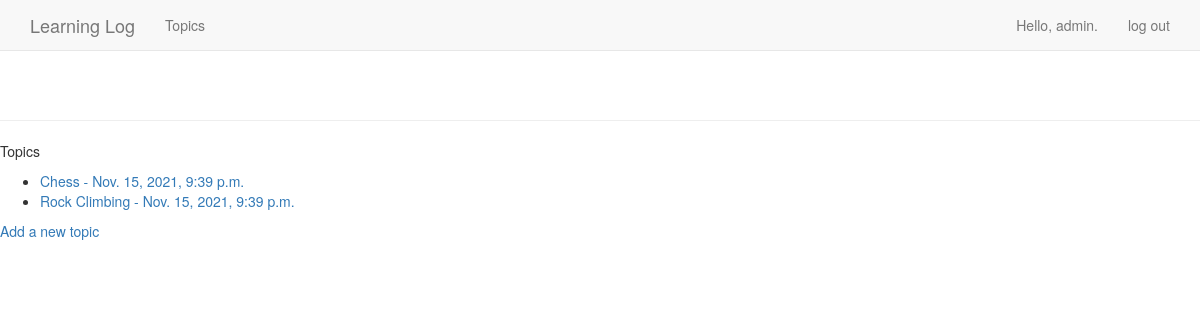
Page /topics (signed in) on the earlier database version.
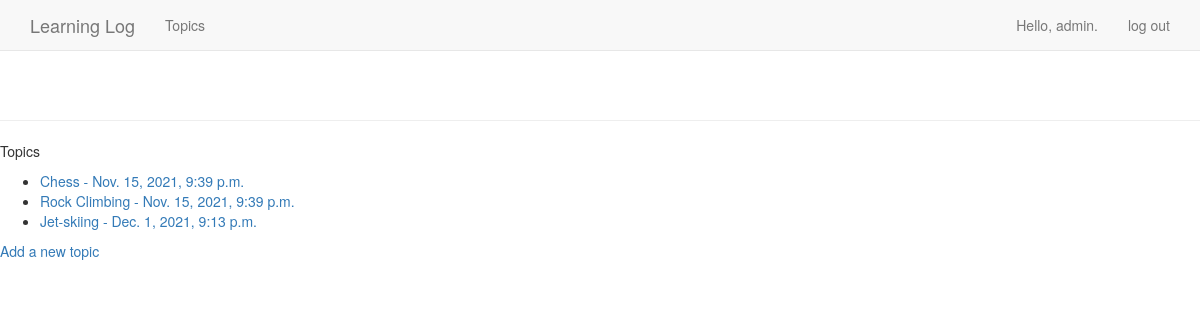
Same page on the later database version.
### MainApp/models.py (models this page shows)
class Topic(models.Model):
    text = models.CharField(max_length=200)
    date_added = models.DateTimeField(auto_now_add=True)
    owner = models.ForeignKey(User, on_delete=models.CASCADE)
    def __str__(self):
        return self.text

### MainApp/views.py (the view)
# urls.py: path('topics', views.topics,name='topics'),
@login_required
def topics(request):
    topics = Topic.objects.filter(owner=request.user).order_by('date_added')
    context = {'topics':topics}
    return render(request, 'MainApp/topics.html', context)

### MainApp/templates/MainApp/topics.html
{% extends "MainApp/base.html" %}
{% block content %}
<p>Topics</p>
<ul>
    {% for topic in topics %}
    <li>
       <a href="{% url 'MainApp:topic' topic.id %}">{{ topic }} - {{ topic.date_added }}</a>
    </li>
    {% empty %}
    <li> no topics have been added yet.</li>
    {% endfor %}
</ul>
<a href="{% url 'MainApp:new_topic' %}">Add a new topic</a>
{% endblock content %}

### MainApp/templates/MainApp/base.html (shortened to what this page needs)
{% load bootstrap3 %}
<!DOCTYPE html>
<html lang="en">
    <head>
       {% bootstrap_css %}
    </head>
    <body>
        <nav class="navbar navbar-default navbar-static-top">
            <div class="container">
              <div class="navbar-header">
                <a class="navbar-brand" href="{% url 'MainApp:index' %}">
                    Learning Log</a>
      </div>
              <div id="navbar" class="navbar-collapse collapse">
                <ul class="nav navbar-nav">
                  <li><a href="{% url 'MainApp:topics' %}">Topics</a></li>
                </ul>
                <ul class="nav navbar-nav navbar-right">
                  {% if user.is_authenticated %}
                    <li><a>Hello, {{ user.username }}.</a></li>
                    <li><a href="{% url 'users:logout' %}">log out</a></li>
                  {% else %}
                    <li><a href="{% url 'users:register' %}">register</a></li>
                    <li><a href="{% url 'users:login' %}">log in</a></li>
                  {% endif %}
                </ul>
              </div>
            </div>
          </nav>
            <div class="page-header">
            </div>
            <div>
                {% block content %}{% endblock content %}
            </div>
      </body>
    </html>

Differences in the rows shown:
added Topic: text "Jet-skiing", date_added "Dec. 1, 2021, 9:13 p.m."
